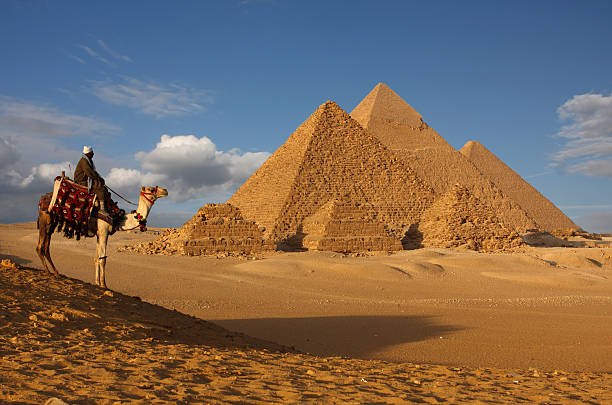
#> input picture Sinir_aglari _ile_nesne_tespiti/piramit.jpg, 612 x 405 px
$ python secmeli_arama.py
#> lines starting #> are read from the running program, lines starting #| are printed output that depends on the picture; after the words box and inside, x2 and y2 are one past the last pixel; in counts of white or black regions, pixels touching at a corner belong together
import cv2
import random

image = cv2.imread("piramit.jpg")
#> image is the input picture: shape (405, 612, 3); mean B, G, R 92.2, 107.5, 126.1
image = cv2.resize(image, dsize = (600, 600))
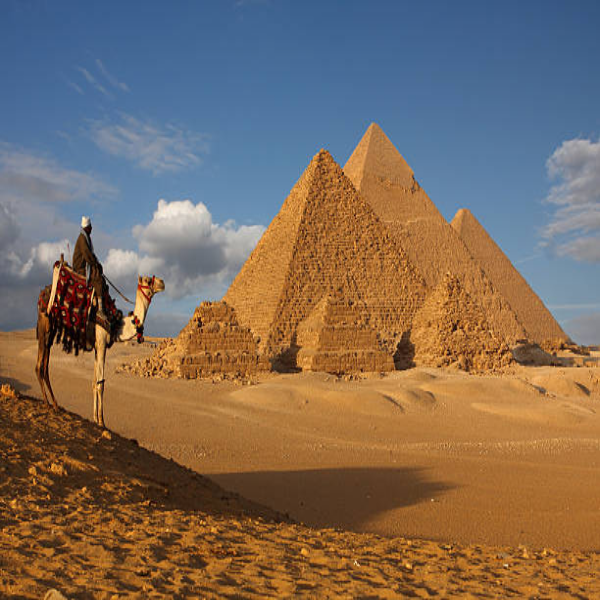
#> image: shape (600, 600, 3); mean B, G, R 92.1, 107.4, 126
cv2.imshow("image", image)

# ilklendir
ss = cv2.ximgproc.segmentation.createSelectiveSearchSegmentation()
ss.setBaseImage(image)

ss.switchToSelectiveSearchQuality()

print("start")
rects = ss.process()

output = image.copy()

for (x, y, w, h) in rects[:50]:
    color = [random.randint(0, 255) for j in range(0,3)]
    cv2.rectangle(output, (x,y), (x+w, y+h), color, 2)
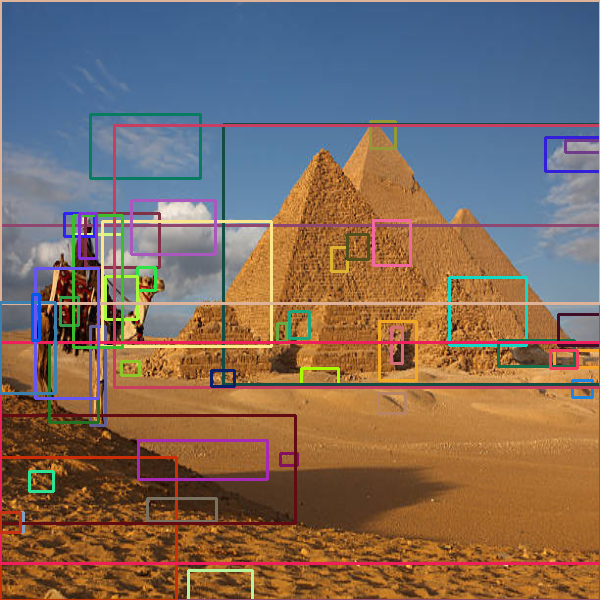
#> output: shape (600, 600, 3); 10.39% of pixels changed, all inside (x1, y1, x2, y2) = (0, 0, 600, 600)

cv2.imshow("output", output)
